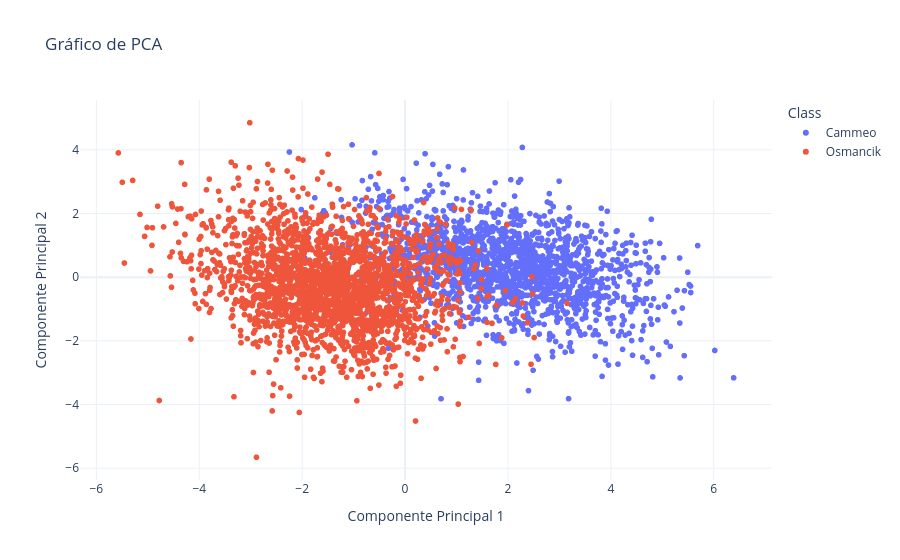

The cell this chart's notebook holds for it:
### Code cell
pca_df = pd.DataFrame(data = x_pca, columns = ['PC1', 'PC2'])
pca_df['Class'] = rice_df['Class'].values
fig = px.scatter(pca_df, x = 'PC1', y = 'PC2', color = 'Class',
                 title = ' Gráfico de PCA ',
                 labels = {'PC1' : 'Componente Principal 1', 'PC2' : 'Componente Principal 2'},
                 template = 'plotly_white')
fig.show()

### Figure 1 — Plotly figure (JSON) as saved in the notebook; plotly's stock layout.template omitted (floating-point values rounded to 4 significant figures; data arrays with more than 128 entries replaced by an {"elided": "..."} marker saying what was removed)
{"data": [{"hovertemplate": "Class=Cammeo<br>Componente Principal 1=%{x}<br>Componente Principal 2=%{y}<extra></extra>", "legendgroup": "Cammeo", "marker": {"color": "#636efa", "symbol": "circle"}, "mode": "markers", "name": "Cammeo", "showlegend": true, "type": "scattergl", "x": {"elided": "1630 float values"}, "xaxis": "x", "y": {"elided": "1630 float values"}, "yaxis": "y"}, {"hovertemplate": "Class=Osmancik<br>Componente Principal 1=%{x}<br>Componente Principal 2=%{y}<extra></extra>", "legendgroup": "Osmancik", "marker": {"color": "#EF553B", "symbol": "circle"}, "mode": "markers", "name": "Osmancik", "showlegend": true, "type": "scattergl", "x": {"elided": "2180 float values"}, "xaxis": "x", "y": {"elided": "2180 float values"}, "yaxis": "y"}], "layout": {"legend": {"title": {"text": "Class"}, "tracegroupgap": 0}, "title": {"text": " Gráfico de PCA "}, "xaxis": {"anchor": "y", "domain": [0, 1], "title": {"text": "Componente Principal 1"}}, "yaxis": {"anchor": "x", "domain": [0, 1], "title": {"text": "Componente Principal 2"}}}}
